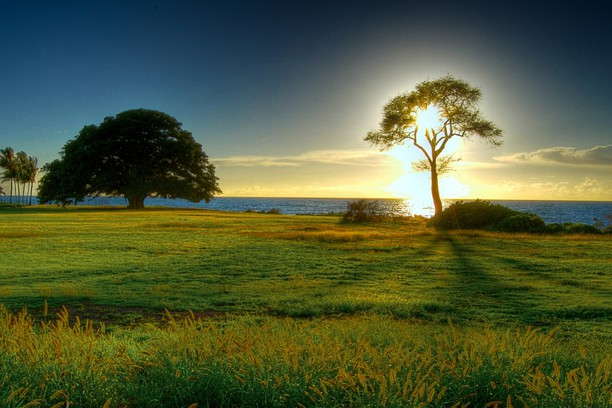
//> input picture data/Figure 1.jpg, 612 x 408 px
$ ./shape_context   (built with g++ and OpenCV 4)
//> lines starting //> are read from the running program, lines starting //| are printed output that depends on the picture
/*
 * shape_context.cpp -- Shape context demo for shape matching
 */
#include "opencv2/shape.hpp"
#include "opencv2/imgcodecs.hpp"
#include "opencv2/highgui.hpp"
#include "opencv2/imgproc.hpp"
#include <opencv2/core/utility.hpp>
#include <iostream>
#include <string>
using namespace std;
using namespace cv;
static void help()
{
    printf("\n"
            "This program demonstrates a method for shape comparison based on Shape Context\n"
            "You should run the program providing a number between 1 and 20 for selecting an image in the folder ../data/shape_sample.\n"
            "Call\n"
            "./shape_example [number between 1 and 20, 1 default]\n\n");
}
static vector<Point> simpleContour( const Mat& currentQuery, int n=300 )
{
    vector<vector<Point> > _contoursQuery;
    vector <Point> contoursQuery;
    findContours(currentQuery, _contoursQuery, RETR_LIST, CHAIN_APPROX_NONE);
    for (size_t border=0; border<_contoursQuery.size(); border++)
    {
        for (size_t p=0; p<_contoursQuery[border].size(); p++)
        {
            contoursQuery.push_back( _contoursQuery[border][p] );
        }
    }
    // In case actual number of points is less than n
    int dummy=0;
    for (int add=(int)contoursQuery.size()-1; add<n; add++)
    {
        contoursQuery.push_back(contoursQuery[dummy++]); //adding dummy values
    }
    // Uniformly sampling
    cv::randShuffle(contoursQuery);
    vector<Point> cont;
    for (int i=0; i<n; i++)
    {
        cont.push_back(contoursQuery[i]);
    }
    return cont;
}
int main(int argc, char** argv)
{
    string path = "../data/";
    cv::CommandLineParser parser(argc, argv, "{help h||}{@input|1|}");
    if (parser.has("help"))
    {
        help();
        return 0;
    }
    int indexQuery = parser.get<int>("@input");
    if (!parser.check())
    {
        parser.printErrors();
        help();
        return 1;
    }
    if (indexQuery < 1 || indexQuery > 20)
    {
        help();
        return 1;
    }
    cv::Ptr <cv::ShapeContextDistanceExtractor> mysc = cv::createShapeContextDistanceExtractor();
    Size sz2Sh(300,300);
    stringstream queryName;
    queryName<<path<<indexQuery<<".png";
    Mat query=imread("../data/Figure 1.jpg", IMREAD_GRAYSCALE);
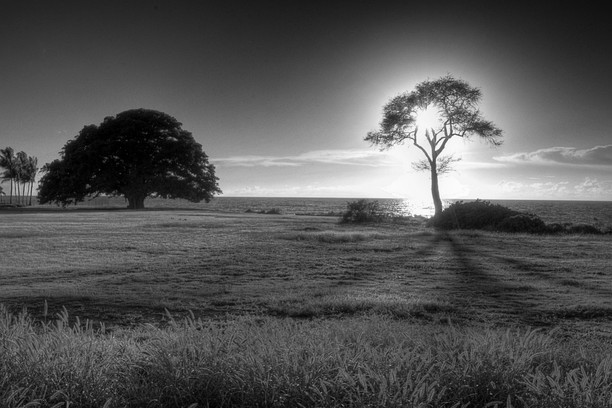
//> query: 408 rows x 612 cols, CV_8UC1; min 0, max 255, mean 84.4
    Mat queryToShow;
    resize(query, queryToShow, sz2Sh, 0, 0, INTER_LINEAR_EXACT);
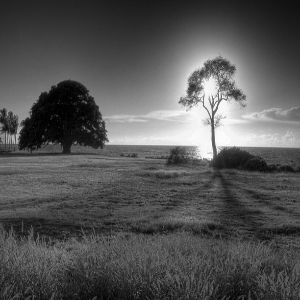
//> queryToShow: 300 rows x 300 cols, CV_8UC1; min 0, max 253, mean 84.4
    imshow("QUERY", queryToShow);
    moveWindow("TEST", 0,0);
    vector<Point> contQuery = simpleContour(query);
//> after the loop in simpleContour, `for (size_t border=0; border<_contoursQuery.size(); border++)`: contoursQuery = 3297 Points (x, y), first 12: [214, 406], [215, 405], [216, 406], [215, 407], [209, 406], [210, 405], [211, 406], [210, 407], [459, 404], [460, 403], [461, 404], [460, 405]
//> after the loop in simpleContour, `for (int add=(int)contoursQuery.size()-1; add<n; add++)`: dummy = 0
//> in simpleContour, `cv::randShuffle(contoursQuery);`: contoursQuery = 3297 Points (x, y), first 12: [579, 407], [380, 407], [127, 124], [0, 84], [125, 160], [85, 192], [113, 164], [611, 215], [0, 30], [407, 407], [125, 173], [135, 123]
//> after the loop in simpleContour, `for (int i=0; i<n; i++)`: cont = 300 Points (x, y), first 12: [579, 407], [380, 407], [127, 124], [0, 84], [125, 160], [85, 192], [113, 164], [611, 215], [0, 30], [407, 407], [125, 173], [135, 123]
//> contQuery has the same summary as cont in simpleContour
    int bestMatch = 0;
    float bestDis=FLT_MAX;
    for ( int ii=1; ii<=20; ii++ )
    {
        if (ii==indexQuery) continue;
        waitKey(30);
        stringstream iiname;
        iiname<<path<<ii<<".png";
        cout<<"name: "<<iiname.str()<<endl;
        Mat iiIm=imread(iiname.str(), 0);
        Mat iiToShow;
//> (the run ends here: the program stops with an error, at `resize(iiIm, iiToShow, sz2Sh, 0, 0, INTER_LINEAR_EXACT);`)
